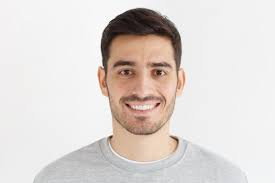
#> input picture DAY62/face.jpg, 275 x 183 px
$ python object.py
#> lines starting #> are read from the running program, lines starting #| are printed output that depends on the picture; after the words box and inside, x2 and y2 are one past the last pixel; in counts of white or black regions, pixels touching at a corner belong together
# Import the necessary libraries
import cv2
import matplotlib.pyplot as plt

# Load the pretrained Haar Cascade classifier
face_cascade = cv2.CascadeClassifier(cv2.data.haarcascades + 'haarcascade_frontalface_default.xml')

# Load an image for testing
image = cv2.imread('face.jpg')
#> image is the input picture: shape (183, 275, 3); mean B, G, R 211.9, 215.7, 222.8

# Check if the image was loaded successfully
if image is None:
    raise ValueError("Image not found or unable to load.")

# Convert the image to grayscale
grey_image = cv2.cvtColor(image, cv2.COLOR_BGR2GRAY)
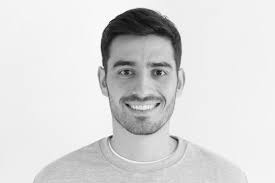
#> grey_image: shape (183, 275); min 11, max 255, mean 217.4

# Detect faces in the image
faces = face_cascade.detectMultiScale(grey_image, scaleFactor=1.1, minNeighbors=5, minSize=(30, 30))
#> faces = [[92, 31, 102, 102]]

print(f"Number of faces detected: {len(faces)}")
#| Number of faces detected: 1

# Draw rectangles around detected faces
for (x, y, w, h) in faces:
    cv2.rectangle(image, (x, y), (x+w, y+h), (255, 0, 0), 2)
#> this loop made 1 pass
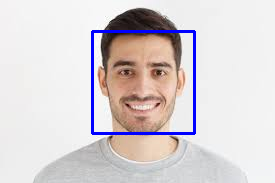
#> image: shape (183, 275, 3); 2.42% of pixels changed, all inside (x1, y1, x2, y2) = (91, 30, 196, 135)

# Convert BGR image to RGB for displaying with matplotlib
img_rgb = cv2.cvtColor(image, cv2.COLOR_BGR2RGB)

# Display the image with matplotlib
plt.imshow(img_rgb)
plt.axis('off')  # Hide axes
plt.show()
